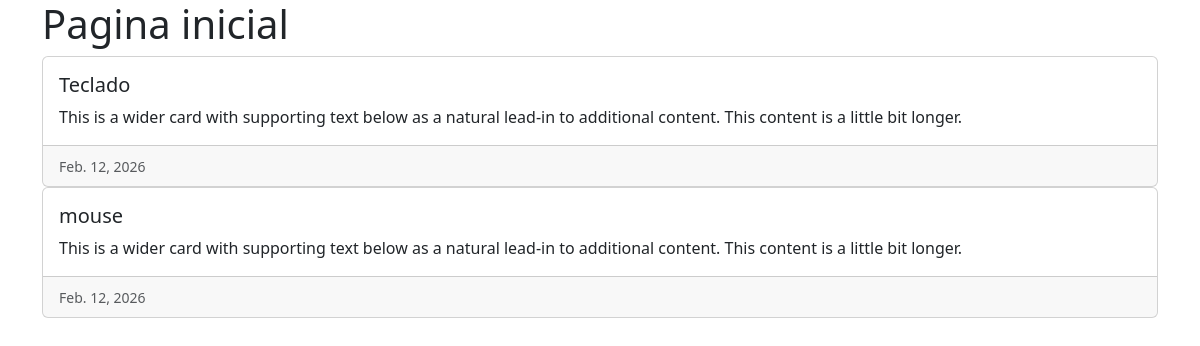
The page / on the database its author committed.
### core/models.py (models this page shows, shortened)
class Produto(models.Model):
    nome = models.CharField(max_length=50)
    preco = models.DecimalField(decimal_places=2, max_digits=8)
    descricao = models.CharField(max_length=200)
    qtde = models.PositiveIntegerField(default=0)
    data_de_validade = models.DateField(auto_now_add=True)

### core/views.py (the view)
# urls.py: path('', index, name="urlindex"),
def index(request):
    produtos = Produto.objects.all()
    context = {'produtos': produtos}
    return render(request, 'index.html', context)

### core/templates/index.html (shortened to what this page needs)
{% load bootstrap5 %}
<!DOCTYPE html>
<html lang="en">
<head>
    {% bootstrap_css %}
</head>
<body>
    <div class="container">
        <h1>Pagina inicial</h1>
        {% for p in produtos %}
        <div class="card-group">
            <div class="card">
              <div class="card-body">
                <h5 class="card-title">{{ p.nome }}</h5>
                <p class="card-text">This is a wider card with supporting text below as a natural lead-in to additional content. This content is a little bit longer.</p>
              </div>
              <div class="card-footer">
                <small class="text-body-secondary">{{ p.data_de_validade}}</small>
              </div>
            </div>
        </div>
        {% endfor %}
    </div>
</body>
</html>

### rows shown on the page
Produto: nome "Teclado", data_de_validade "Feb. 12, 2026"
Produto: nome "mouse", data_de_validade "Feb. 12, 2026"
